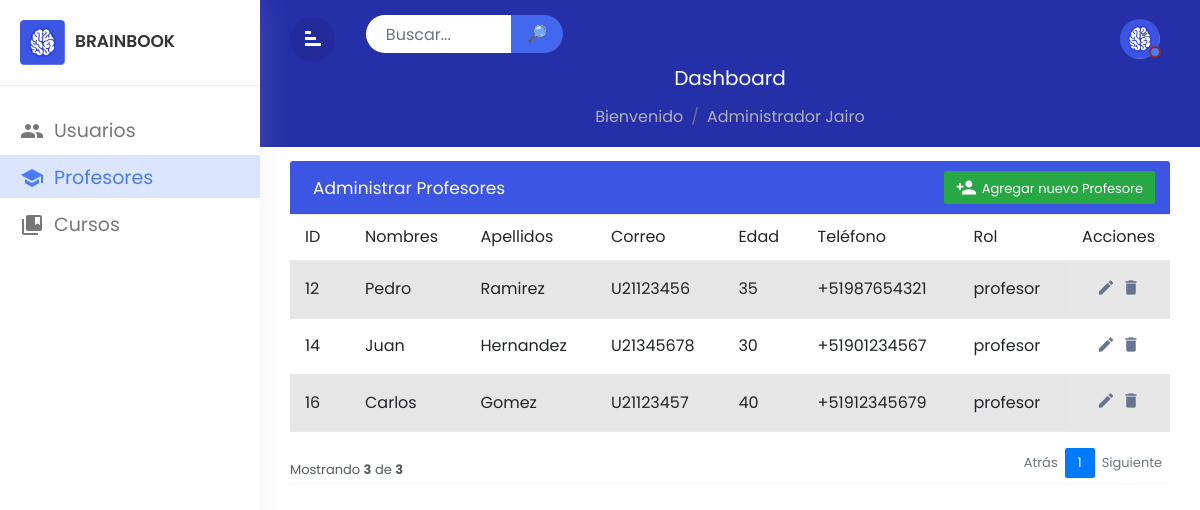
/dashboard/indexProfesores.php (signed in), run on the app's committed database.
### tables this page shows
CREATE TABLE `usuarios` (
  `id_usuario` int(11) NOT NULL,
  `id_rol` int(11) DEFAULT NULL,
  `nombre` varchar(255) NOT NULL,
  `apellido` varchar(255) NOT NULL,
  `email` varchar(255) NOT NULL,
  `password` varchar(255) NOT NULL,
  `edad` tinyint(4) DEFAULT NULL,
  `celular` varchar(20) DEFAULT NULL
);

CREATE TABLE `roles` (
  `id_rol` int(11) NOT NULL,
  `nombre_rol` varchar(50) NOT NULL,
  `descripcion` text DEFAULT NULL
);

### dashboard/indexProfesores.php (the view, shortened to what this page needs)
<!doctype html>
<?php
$database = new Database();
$conn = $database->getConnection();
if (isset($_SESSION['usuario'])) {
    $nombre_usuario = $_SESSION['usuario'];
} else {
    header("Location: ../views/index.php");
    exit();
}
function obtenerTituloRol($rol_usuario)
{
    switch ($rol_usuario) {
        case 3:
            return 'Administrador';
    }
}
?>
<html lang="es">
<head>
    <link rel="stylesheet" href="../dashboard/sources/css/bootstrap.min.css">
    <link rel="stylesheet" href="https://maxcdn.bootstrapcdn.com/bootstrap/4.5.2/css/bootstrap.min.css">
    <link rel="stylesheet" href="../dashboard/sources/css/custom.css">
</head>
<body>
    <div class="wrapper">
        <div id="sidebar">
            <div class="sidebar-header">
                <a href="../views/index.php">
                    <h3><img src="logobrainbook.jpeg" class="img-fluid" /><span>BrainBook</span></h3>
                </a>
            </div>
            <ul class="list-unstyled component m-0">
                <li class="">
                    <a href="indexUsuarios.php" class="dashboard"><i class="material-icons">group</i>Usuarios</a>
                </li>
                <li class="active">
                    <a href="indexProfesores.php" class=""><i class="material-icons">school</i>Profesores</a>
                </li>
                <li class="">
                    <a href="indexCursos.php" class=""><i class="material-icons">collections_bookmark</i>Cursos</a>
                </li>
            </ul>
        </div>
        <div id="content">
            <div class="top-navbar">
                <div class="xd-topbar">
                    <div class="row">
                        <div class="col-2 col-md-1 col-lg-1 order-2 order-md-1 align-self-center">
                            <div class="xp-menubar"> <span class="material-icons text-white">signal_cellular_alt</span>
                            </div>
                        </div>
                        <div class="col-md-5 col-lg-3 order-3 order-md-2">
                            <div class="xp-searchbar">
                                <div class="input-group">
                                    <input type="search" id="busqueda" class="form-control" placeholder="Buscar...">
                                    <div class="input-group-append"> <button class="btn" type="submit"
                                            id="button-addon2">🔎</button> </div>
                                </div>
                            </div>
                        </div>
                        <div class="col-10 col-md-6 col-lg-8 order-1 order-md-3">
                            <div class="xp-profilebar text-right">
                                <nav class="navbar p-0">
                                    <ul class="nav navbar-nav flex-row ml-auto">
                                        <li class="nav-item dropdown"> <a class="nav-link dropdown-toggle" href="#"
                                                id="navbarDropdown" role="button" data-toggle="dropdown"
                                                aria-haspopup="true" aria-expanded="false"> <img
                                                    src="logobrainbook.jpeg" style="width:40px; border-radius:50%;" />
                                                <span class="xp-user-live"></span> </a>
                                        </li>
                                    </ul>
                                </nav>
                            </div>
                        </div>
                    </div>
                    <div class="xp-breadcrumbbar text-center">
                        <h4 class="page-title">Dashboard</h4>
                        <?php
                        if (isset($_SESSION['usuario']) && isset($_SESSION['rol'])) {
                            $titulo_rol = obtenerTituloRol($_SESSION['rol']);
                            echo '<ol class="breadcrumb"> <li class="breadcrumb-item active">Bienvenido</li> <li class="breadcrumb-item active" aria-current="page">' . $titulo_rol . ' ' . htmlspecialchars($nombre_usuario) . '</li> </ol>';
                        }
                        ?>
                    </div>
                </div>
            </div>
            <div class="main-content">
                <div class="row">
                    <div class="col-md-12">
                        <div class="table-wrapper">
                            <div class="table-title">
                                <div class="row">
                                    <div class="col-sm-6 p-0 flex justify-content-lg-start justify-content-center">
                                        <h2 class="ml-lg-2">Administrar Profesores</h2>
                                    </div>
                                    <div class="col-sm-6 p-0 flex justify-content-lg-end justify-content-center">
                                        <a href="#addEmployeeModal" class="btn btn-success" data-toggle="modal">
                                            <i class="material-icons">person_add</i>
                                            <span>Agregar nuevo Profesore</span>
                                        </a>
                                    </div>
                                </div>
                            </div>
                            <?php
                            $registros_por_pagina = 5;
                            if (isset($_GET['pagina'])) {
                                $pagina_actual = $_GET['pagina'];
                            } else {
                                $pagina_actual = 1;
                            }
                            $offset = ($pagina_actual - 1) * $registros_por_pagina;
                            $consulta = "SELECT usuarios.id_usuario, usuarios.nombre, usuarios.apellido, usuarios.email, usuarios.celular, usuarios.edad, usuarios.id_rol, roles.nombre_rol FROM usuarios LEFT JOIN roles ON usuarios.id_rol = roles.id_rol WHERE usuarios.id_rol = 2 LIMIT :offset, :registros_por_pagina";
                            $stmt = $conn->prepare($consulta);
                            $stmt->bindParam(':offset', $offset, PDO::PARAM_INT);
                            $stmt->bindParam(':registros_por_pagina', $registros_por_pagina, PDO::PARAM_INT);
                            $stmt->execute();
                            $resultado = $stmt->fetchAll(PDO::FETCH_ASSOC);
                            $resultado_total = $conn->query("SELECT COUNT(*) AS total FROM usuarios WHERE id_rol = 2");
                            $row_total = $resultado_total->fetch(PDO::FETCH_ASSOC);
                            $total_registros = $row_total['total'];
                            $total_paginas = ceil($total_registros / $registros_por_pagina); ?>
                            <!DOCTYPE html>
                            <html lang="es">
                            <head>  </head>
                            <body>
                                <table class="table table-striped table-hover">
                                    <thead>
                                        <tr>
                                            <th>ID</th>
                                            <th>Nombres</th>
                                            <th>Apellidos</th>
                                            <th>Correo</th>
                                            <th>Edad</th>
                                            <th>Teléfono</th>
                                            <th>Rol</th>
                                            <th>Acciones</th>
                                        </tr>
                                    </thead>
                                    <tbody id="employeeTable"> <?php foreach ($resultado as $fila) { ?>
                                            <tr>
                                                <td><?php echo htmlspecialchars($fila['id_usuario']); ?></td>
                                                <td><?php echo htmlspecialchars($fila['nombre']); ?></td>
                                                <td><?php echo htmlspecialchars($fila['apellido']); ?></td>
                                                <td><?php echo htmlspecialchars($fila['email']); ?></td>
                                                <td><?php echo htmlspecialchars($fila['edad']); ?></td>
                                                <td><?php echo htmlspecialchars($fila['celular']); ?></td>
                                                <td><?php echo htmlspecialchars($fila['nombre_rol']); ?></td>
                                                <td align="center">
                                                    <?php
                                                        if ($_SESSION['rol'] == 3 && $fila['id_rol'] != 3) {  ?>
                                                        <a class="edit" href="#editEmployeeModal" data-toggle="modal"
                                                            data-id="<?php echo htmlspecialchars($fila['id_usuario']); ?>"
                                                            data-nombres="<?php echo htmlspecialchars($fila['nombre']); ?>"
                                                            data-apellidos="<?php echo htmlspecialchars($fila['apellido']); ?>"
                                                            data-edad="<?php echo htmlspecialchars($fila['edad']); ?>"
                                                            data-telefono="<?php echo htmlspecialchars($fila['celular']); ?>"
                                                            data-email="<?php echo htmlspecialchars($fila['email']); ?>"
                                                            data-rol="<?php echo htmlspecialchars($fila['id_rol']); ?>"> <i
                                                                class="material-icons" data-toggle="tooltip"
                                                                title="Edit">&#xE254;</i> </a> <a class="delete"
                                                            href="#deleteEmployeeModal" data-toggle="modal"
                                                            data-id="<?php echo htmlspecialchars($fila['id_usuario']); ?>"
                                                            data-toggle="tooltip" title="Delete"> <i class="material-icons"
                                                                data-toggle="tooltip" title="Delete">&#xE872;</i> </a>
                                                    <?php } else {  ?>
                                                        <a href="indexUsuarios.php" class="dashboard"> <i
                                                                class="material-icons">lock</i> </a> <?php } ?> </td>
                                            </tr> <?php } ?>
                                    </tbody>
                                </table>
                            </body>
                            </html>
                            <div class="clearfix">
                                <div class="hint-text">Mostrando
                                    <b><?php echo min(count($resultado), $registros_por_pagina); ?></b> de
                                    <b><?php echo $total_registros; ?></b>
                                </div>
                                <ul class="pagination">
                                    <?php if ($pagina_actual > 1): ?>
                                        <li class="page-item"><a href="?pagina=<?php echo $pagina_actual - 1; ?>"
                                                class="page-link">Atrás</a></li>
                                    <?php else: ?>
                                        <li class="page-item disabled"><a href="#" class="page-link">Atrás</a></li>
                                    <?php endif; ?>
                                    <?php for ($i = 1; $i <= $total_paginas; $i++): ?>
                                        <li class="page-item <?php echo $i == $pagina_actual ? 'active' : ''; ?>">
                                            <a href="?pagina=<?php echo $i; ?>" class="page-link"><?php echo $i; ?></a>
                                        </li>
                                    <?php endfor; ?>
                                    <?php if ($pagina_actual < $total_paginas): ?>
                                        <li class="page-item"><a href="?pagina=<?php echo $pagina_actual + 1; ?>"
                                                class="page-link">Siguiente</a></li>
                                    <?php else: ?>
                                        <li class="page-item disabled"><a href="#" class="page-link">Siguiente</a></li>
                                    <?php endif; ?>
                                </ul>
                            </div>
                        </div>
                    </div>
                </div>
            </div>
        </div>
</body>
</html>

### dashboard/indexProfesores.php (style rules this page uses)
.form-control { border: 2px solid #007bff; }

### data on the page
usuarios: id_usuario "12", nombre "Pedro", apellido "Ramirez", email "U21123456", edad "35", celular "+51987654321", id_rol.nombre_rol "profesor"
usuarios: id_usuario "14", nombre "Juan", apellido "Hernandez", email "U21345678", edad "30", celular "+51901234567", id_rol.nombre_rol "profesor"
usuarios: id_usuario "16", nombre "Carlos", apellido "Gomez", email "U21123457", edad "40", celular "+51912345679", id_rol.nombre_rol "profesor"

### other printed values
$titulo_rol "Administrador"
$nombre_usuario "Jairo"
min(count($resultado), $registros_por_pagina) "3"
$total_registros "3"
